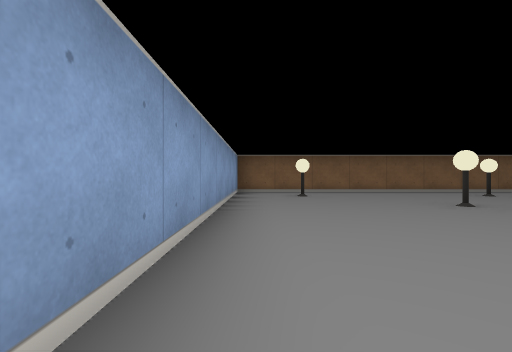
view 1 (above)

21 first-person views from a walk through a cub3D ray-caster map. The camera is about half as high as the walls, looks level and sees 85° across. The floor is counted in squares. Each view is taken from the middle of a square. On the plan, view 1 faces up. The plan holds only what a view shows up to about 9 squares ahead; the rest is blank.

view 2
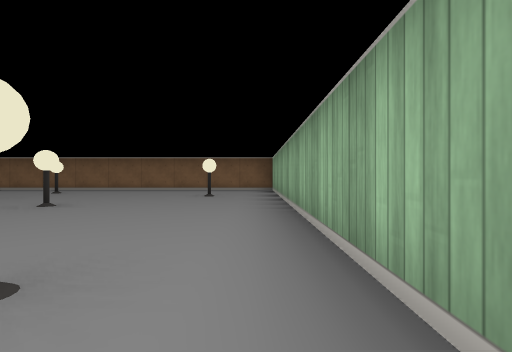

view 3
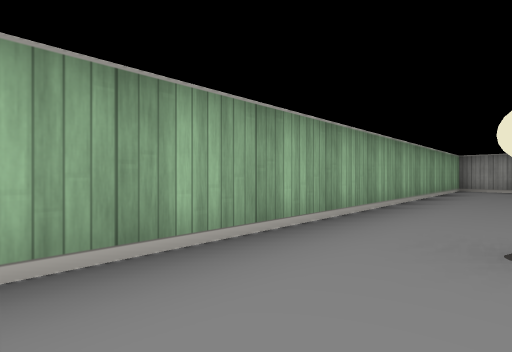

view 4
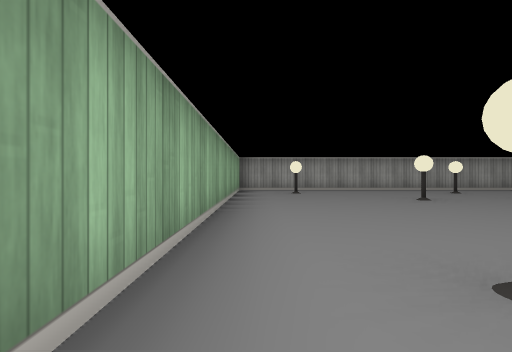

view 5
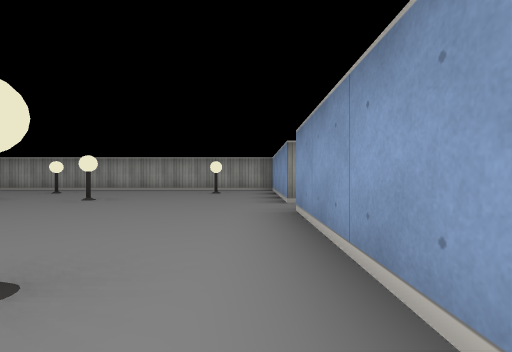

view 6
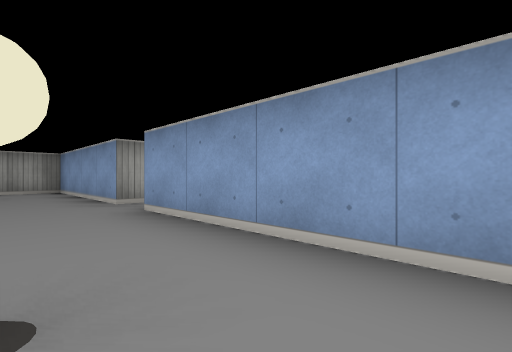

view 7
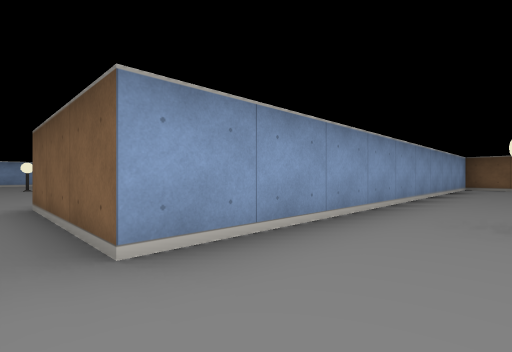

view 8
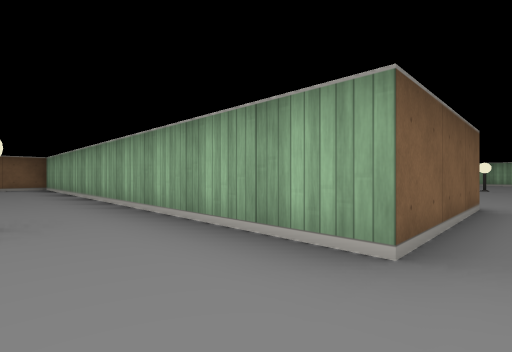

view 9
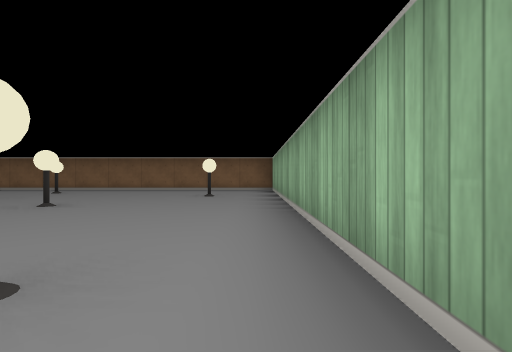

view 10
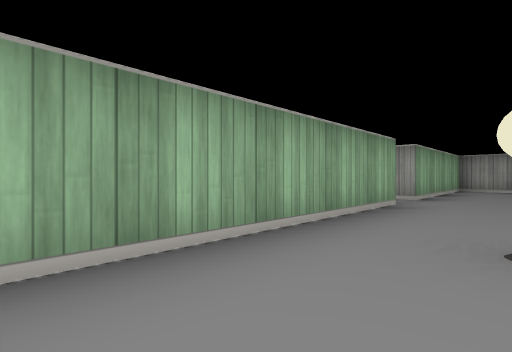

view 11
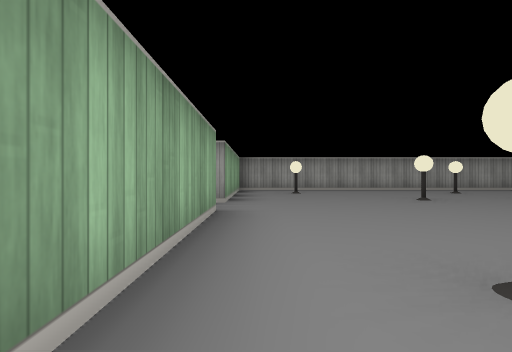

view 12
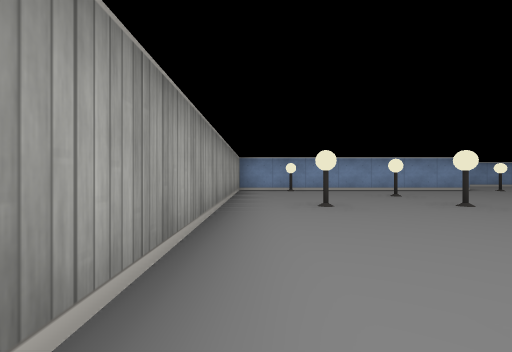

view 13
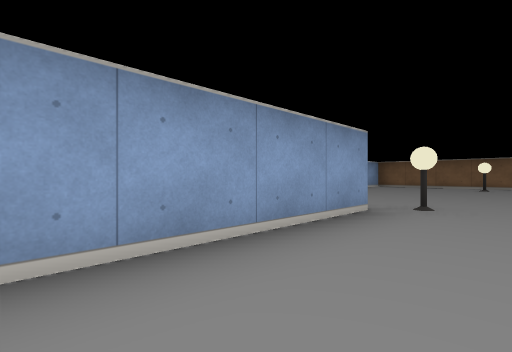

view 14
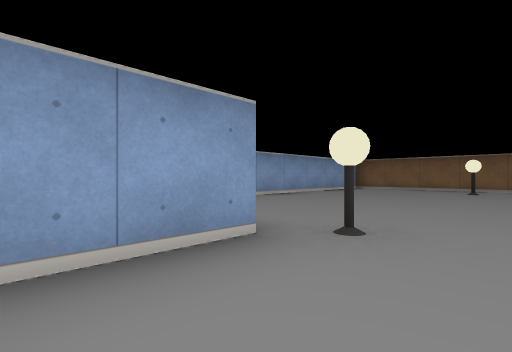

view 15
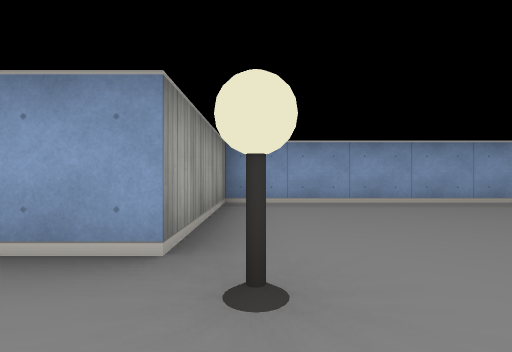

view 16
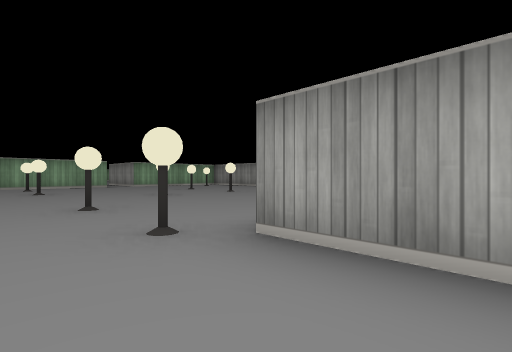

view 17
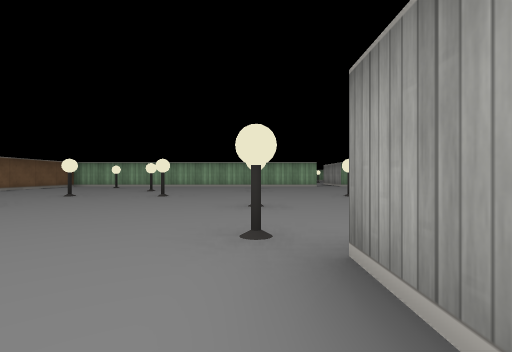

view 18
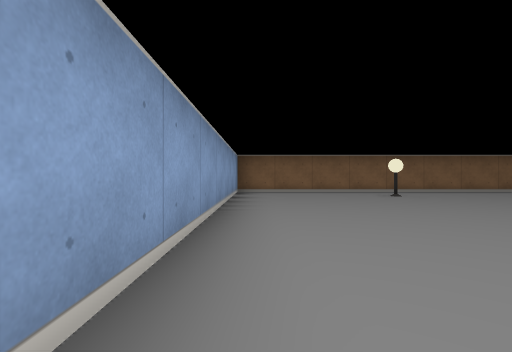

view 19
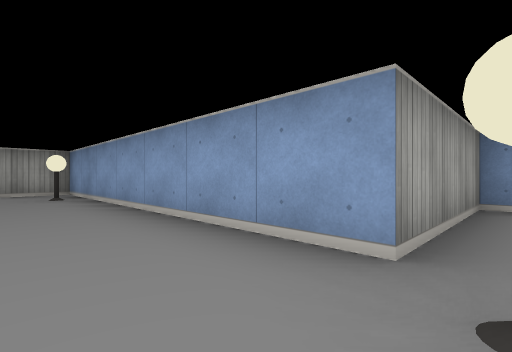

view 20
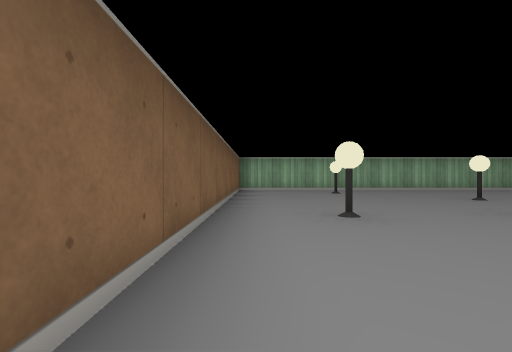

view 21
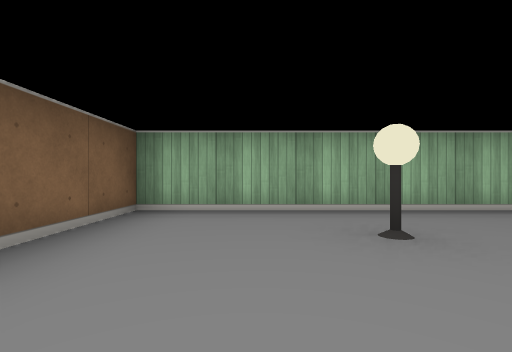

### Floor plan
Points are (right, up) in squares from view 1. A wall is a line through its corners. A room is listed if a view was taken in it or the views show most of it. See-through windows are left out.
Room 1 (views 1, 2, 3, 4, 5, 6, 7, 21)
walls: (-0.5, -3.5) (-0.5, -7.5) (10.5, -7.5) (10.5, 7.5) (-0.5, 7.5) (-0.5, -2.5)
ways out: opening at (-1, -3) to room 2
objects: lamp (1, -6); lamp (1, 0); lamp (1, 6); lamp (3, -4); lamp (3, 4); lamp (5, -6); lamp (5, -2); lamp (5, 6); lamp (7, -4); lamp (7, 3); lamp (9, -6); lamp (9, 0); lamp (9, 5)
Room 2 (views 8, 9, 10, 11, 12, 13, 14, 15, 16, 17, 18, 19, 20)
walls: (-1, -3.5) (-0.5, -3.5); (-0.5, -2.5) (-3.5, -2.5) (-3.5, 7.5) (-16.5, 7.5) (-16.5, -0.5) (-13.5, -0.5) (-13.5, -7.5) (-3.5, -7.5) (-3.5, -3.5)
ways out: opening at (-1, -3) to room 1
objects: lamp (-13, -6); lamp (-13, 0); lamp (-13, 6); lamp (-11, -4); lamp (-11, 0); lamp (-9, -6); lamp (-9, -4); lamp (-9, -2); lamp (-9, 2); lamp (-9, 4); lamp (-9, 6); lamp (-7, -4); lamp (-7, 0); lamp (-7, 3); lamp (-5, -6); lamp (-5, 0); lamp (-5, 5)

Positions as (right, up) in squares from view 1, and headings:
1: (0, 0), facing up
2: (10, -1), facing up
3: (9, 2), facing down-right
4: (10, 1), facing down
5: (0, 1), facing down
6: (1, 1), facing down-left
7: (1, -3), facing up-left
8: (-5, -3), facing up-right
9: (-4, -1), facing up
10: (-5, 2), facing down-right
11: (-4, 1), facing down
12: (-5, -7), facing left
13: (-12, -4), facing up-left
14: (-12, -2), facing up-left
15: (-12, 0), facing left
16: (-15, 1), facing down-right
17: (-15, 0), facing right
18: (-16, 0), facing up
19: (-12, 0), facing down-left
20: (-12, 7), facing right
21: (7, 6), facing right
